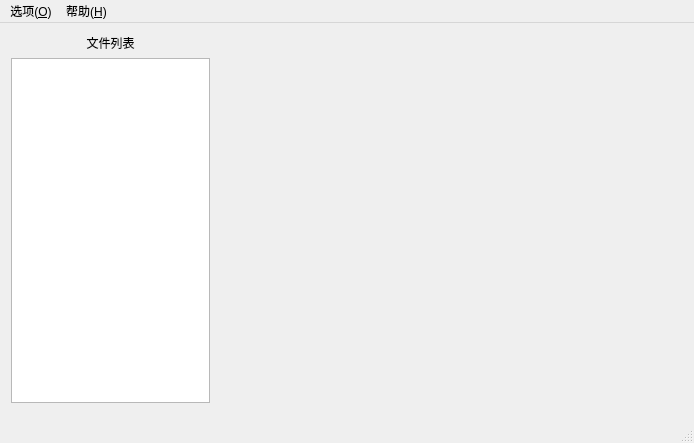
<?xml version="1.0" encoding="UTF-8"?>
<ui version="4.0">
 <class>MainWindow</class>
 <widget class="QMainWindow" name="MainWindow">
  <property name="geometry">
   <rect>
    <x>0</x>
    <y>0</y>
    <width>694</width>
    <height>443</height>
   </rect>
  </property>
  <property name="windowTitle">
   <string>MainWindow</string>
  </property>
  <widget class="QWidget" name="centralWidget">
   <widget class="QWidget" name="">
    <property name="geometry">
     <rect>
      <x>0</x>
      <y>0</y>
      <width>221</width>
      <height>391</height>
     </rect>
    </property>
    <layout class="QVBoxLayout" name="verticalLayout">
     <item>
      <widget class="QLabel" name="label">
       <property name="text">
        <string>文件列表</string>
       </property>
       <property name="alignment">
        <set>Qt::AlignCenter</set>
       </property>
      </widget>
     </item>
     <item>
      <widget class="QTreeView" name="treeView"/>
     </item>
    </layout>
   </widget>
  </widget>
  <widget class="QMenuBar" name="menuBar">
   <property name="geometry">
    <rect>
     <x>0</x>
     <y>0</y>
     <width>694</width>
     <height>23</height>
    </rect>
   </property>
   <widget class="QMenu" name="menu">
    <property name="title">
     <string>选项(&amp;O)</string>
    </property>
    <addaction name="actionSettings"/>
    <addaction name="separator"/>
    <addaction name="actionExit"/>
   </widget>
   <widget class="QMenu" name="menu_2">
    <property name="title">
     <string>帮助(&amp;H)</string>
    </property>
    <addaction name="actionAbout"/>
   </widget>
   <addaction name="menu"/>
   <addaction name="menu_2"/>
  </widget>
  <widget class="QStatusBar" name="statusBar"/>
  <action name="actionAbout">
   <property name="text">
    <string>关于(&amp;A)</string>
   </property>
  </action>
  <action name="actionSettings">
   <property name="text">
    <string>设置(&amp;S)</string>
   </property>
  </action>
  <action name="actionExit">
   <property name="text">
    <string>退出(&amp;X)</string>
   </property>
  </action>
 </widget>
 <layoutdefault spacing="6" margin="11"/>
 <resources/>
 <connections/>
</ui>
